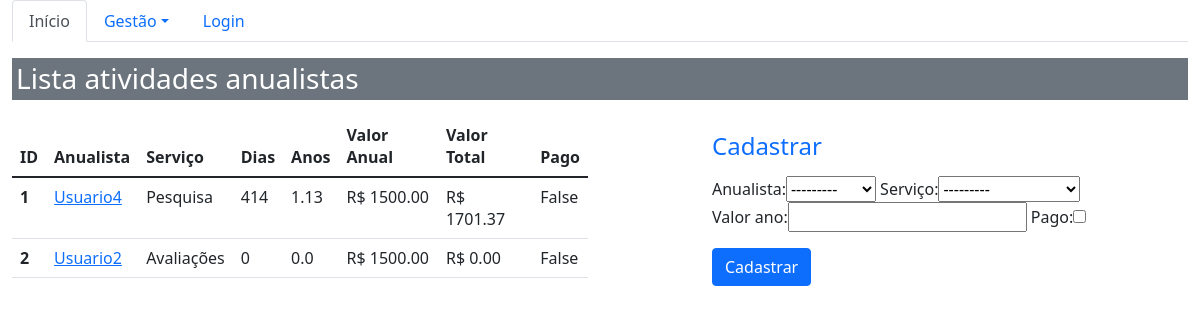
The page /sistema/atividades_ano/ on the database its author committed.
### core/models.py (models this page shows, shortened)
class AtividadeAno(models.Model):
    anualista = models.ForeignKey(Anualista, on_delete=models.PROTECT)
    finalidade = models.ForeignKey(Finalidade, on_delete=models.PROTECT, verbose_name='serviço')
    valor_ano = models.DecimalField(max_digits=6, decimal_places=2)
    pago = models.BooleanField(default=False)
    def dias_total(self):
        return math.ceil(((self.anualista.termino - self.anualista.inicio).total_seconds() / 86400) - 1)
    def anos_total(self):
        return round(self.dias_total() / 365, 2)
    def valor_total(self):
        return round(self.valor_ano * self.dias_total()/365, 2)

class Anualista(models.Model):
    usuario = models.ForeignKey(Pessoa, on_delete=models.PROTECT)
    inicio = models.DateTimeField(auto_now=False)
    termino = models.DateTimeField(auto_now=True, null=True, blank=True)
    def __str__(self):
        return str(self.usuario)# + ' - ' + str(self.inicio)

class Pessoa(models.Model):
    nome = models.CharField(max_length=100)
    telefone = models.CharField(max_length=20)
    email = models.EmailField()
    profissao = models.CharField(max_length=100)
    area_atuacao = models.CharField(max_length=100)
    def __str__(self):
        return self.nome

class Finalidade(models.Model):
    nome = models.CharField(max_length=20)
    def __str__(self):
        return self.nome

### core/views.py (the view)
# urls.py: path('atividades_ano/', lista_atividades_ano,
def lista_atividades_ano(request):
    atividade_ano = AtividadeAno.objects.all()
    form = AtividadeAnoForm()
    data = {'atividades_ano': atividade_ano, 'forms':form}
    return render(request, 'core/lista_atividades_ano.html', data)

### core/forms.py
class AtividadeAnoForm(ModelForm):
    class Meta:
        model = AtividadeAno
        fields = '__all__'

### core/templates/core/lista_atividades_ano.html (shortened to what this page needs)
{%  extends 'base.html' %}
{% load bootstrap %}
{% block menu %}
    <ul class="nav nav-tabs">
      <li class="nav-item">
        <a class="nav-link active" aria-current="page" href="{% url 'core_home' %}">Início</a>
      </li>
      <li class="nav-item dropdown">
        <a class="nav-link dropdown-toggle" data-bs-toggle="dropdown" href="#" role="button" aria-expanded="false">Gestão</a>
      </li>
    {% if user.is_authenticated %}
         <li class="nav-item">
            <a class="nav-link disabled" href="">Olá {{ user }}!</a>
        </li>
        <li class="nav-item">
            <a class="nav-link" href="{% url 'logout' %}">Logout</a>
        </li>
    {% else %}
        <li class="nav-item">
            <a class="nav-link" href="{% url 'login' %}">Login</a>
        </li>
    {% endif %}
    </ul>
{% endblock %}
{% block main %}
    <div class="row">
            <div class="col-12">
                 <h3 class="p-1 mb-2 bg-secondary text-white">Lista atividades anualistas</h3>
            </div>
    </div>
     <div class="row">
        <div class="col-sm-6 table-responsive">
            <table class="table">
              <thead>
                <tr>
                  <th scope="col">ID</th>
                  <th scope="col">Anualista</th>
                  <th scope="col">Serviço</th>
                  <th scope="col">Dias</th>
                  <th scope="col">Anos</th>
                  <th scope="col">Valor Anual</th>
                  <th scope="col">Valor Total</th>
                  <th scope="col">Pago</th>
                </tr>
              </thead>
              <tbody>
                {% for atividade_ano in atividades_ano %}
                    <tr>
                      <th scope="row">{{ atividade_ano.id }}</th>
                      <td ><a href="{% url 'core_atividade_ano_update' atividade_ano.id %}"
                             class="link-primary"> {{atividade_ano.anualista}} </a>
                      </td>
                      <td>{{ atividade_ano.finalidade }}</td>
                      <td>{{ atividade_ano.dias_total }}</td>
                      <td>{{ atividade_ano.anos_total }}</td>
                      <td>R$ {{ atividade_ano.valor_ano }}</td>
                      <td>R$ {{ atividade_ano.valor_total }}</td>
                      <td>{{ atividade_ano.pago }}</td>
                    </tr>
                {% endfor %}
              </tbody>
            </table>
        </div>
        <div class="col-sm-4 offset-md-1">
            <h4 class="text-primary"> Cadastrar</h4>
            <form action="{% url 'core_atividade_ano_novo' %}" method="POST">
                {{ forms|bootstrap }}
                <button type="submit" class="btn btn-primary">
                    Cadastrar</button>
            </form>
        </div>
     </div>
{% endblock %}

### rows shown on the page
AtividadeAno: id "1", anualista "Usuario4", finalidade "Pesquisa", dias_total "414", anos_total "1.13", valor_ano "1500.00", valor_total "1701.37", pago "False"
AtividadeAno: id "2", anualista "Usuario2", finalidade "Avaliações", dias_total "0", anos_total "0.0", valor_ano "1500.00", valor_total "0.00", pago "False"
